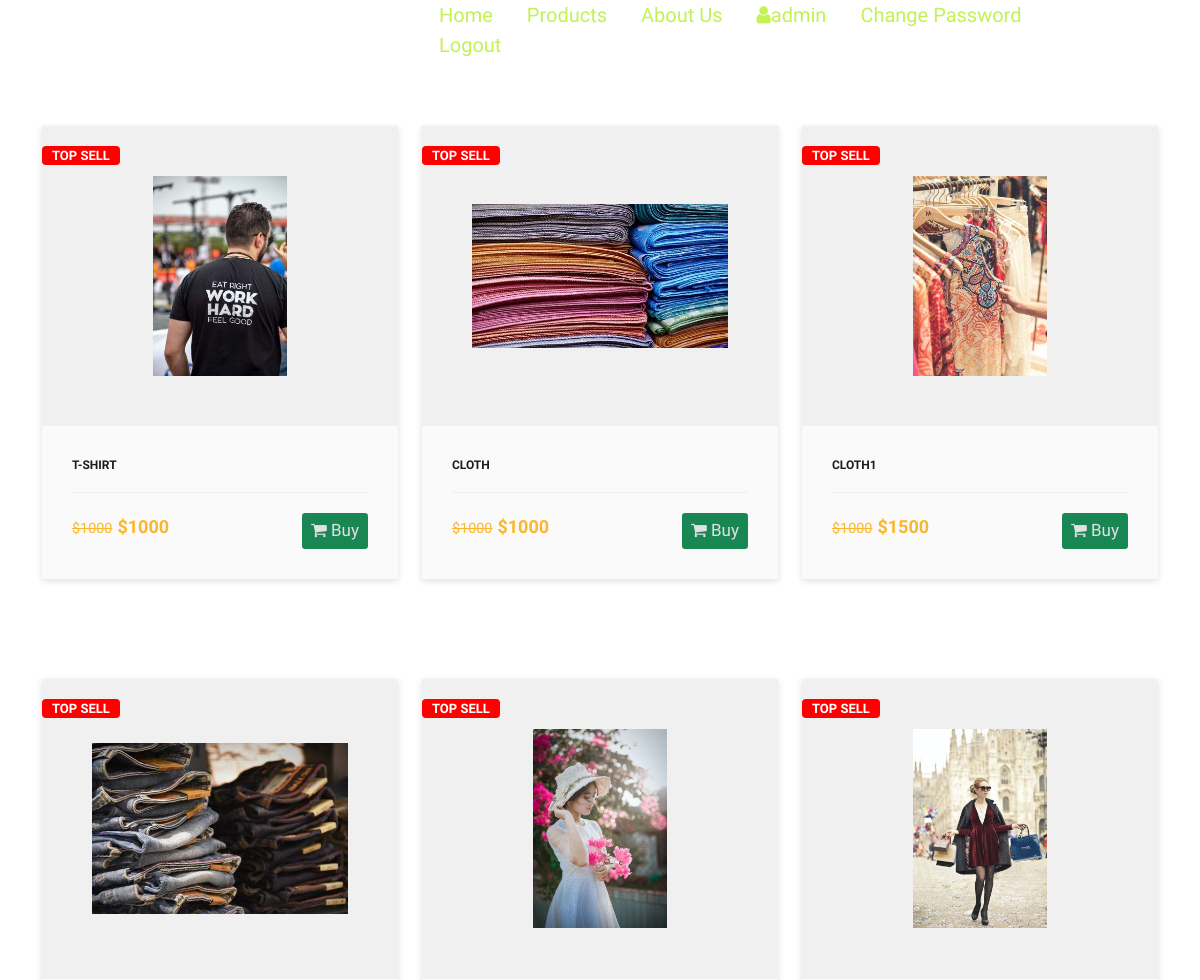
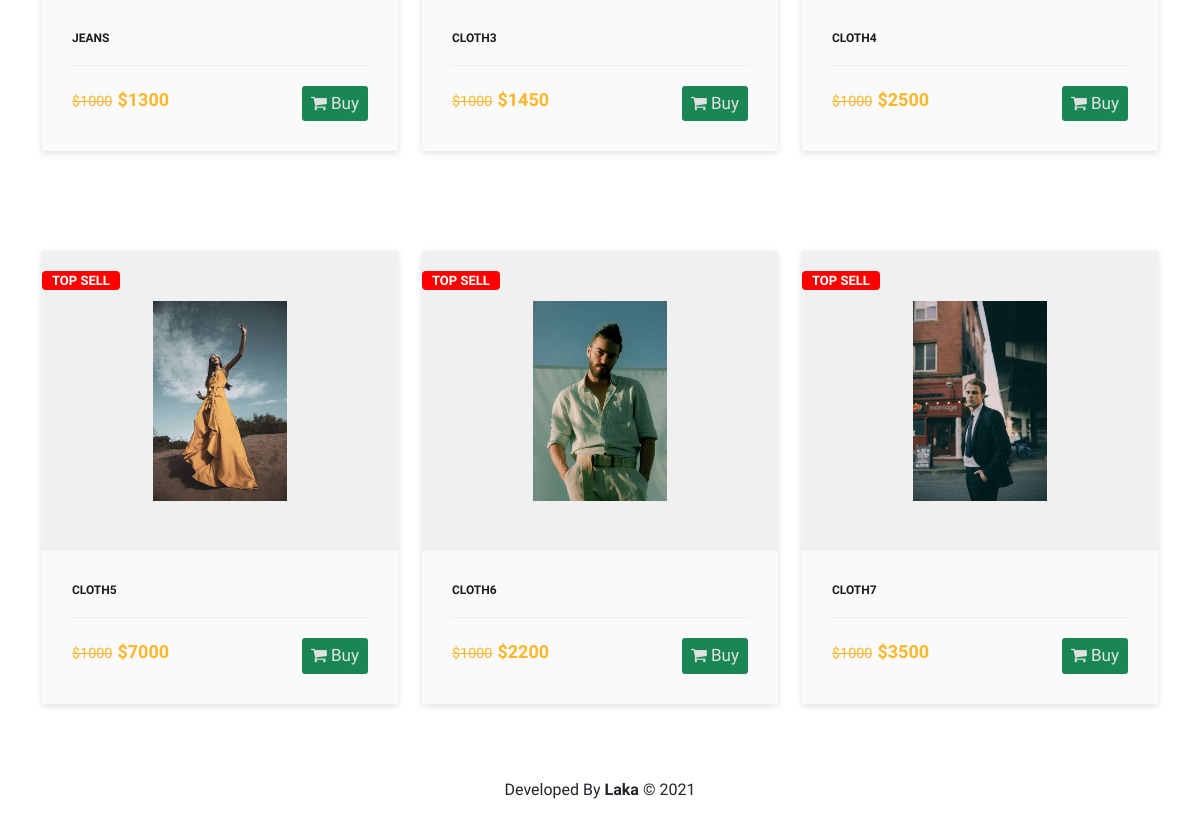
/garments/products/ (signed in), run on the app's committed database (2 pictures, top to bottom).
### abc_garments/models.py (models this page shows, shortened)
class Product(models.Model):
    name=models.CharField(max_length=255)
    status=models.BooleanField(default=True)
    size=models.CharField(max_length=10) #XL,M,S
    price=models.IntegerField()
    image=models.ImageField(upload_to='products',blank=True,null=True)

### abc_garments/views.py (the view)
# urls.py: path('products/',products,name='products'),
@login_required
def products(request):
    context={}
    products=Product.objects.all()
    context['products']=products
    return render(request,'products.html',context)

### templates/products.html (shortened to what this page needs)
{% extends 'base.html' %}
{% load static %}
{% block CSS %}
<link rel="stylesheet" href="{% static 'custom/css/products.css' %}">
{% endblock CSS %}
{%block content%}
<div class="container">
    <div class="row">
        {% for product in products %}
        <div class="col-md-4">
            <div class="product-card">
                <div class="badge">Top Sell</div>
                <div class="product-tumb">
                  <img src="..{{ product.image.url }}" alt="cloth">
                </div>
                <div class="product-details">
                  <span class="product-catagory">{{product.name}}</span>
                    <div class="product-bottom-details">
                        <div class="product-price"><small>$1000</small>${{product.price}}</div>
                        <div class="product-links">
                        <a class="btn btn-sm bg-success" href="{% url 'buy_product' product.id %}"><i class="fa fa-shopping-cart"></i> Buy</a>
                        </div>
                    </div>
                </div>
            </div>
        </div>
        {% endfor %}
    </div>
</div>
{% endblock content %}

### templates/base.html (shortened to what this page needs)
{% load static %}
<!doctype html>
<html lang="en">
  <head>
    <link rel="stylesheet" href="https://cdnjs.cloudflare.com/ajax/libs/font-awesome/4.7.0/css/font-awesome.min.css">
    <link href="https://cdn.jsdelivr.net/npm/bootstrap@5.0.0-beta2/dist/css/bootstrap.min.css" rel="stylesheet">
    <link rel="stylesheet" href="{% static 'custom/css/base.css' %}">
    {% block CSS %}
    {% endblock CSS%}
  </head>
  <body>
    <div class="container">
        <div class="row">
            <div class="col-md-8 offset-md-3">
                <div class="nav-bar">
                    <ul class="mt-6">
                        <li><a href="{% url 'home'%}">Home</a></li>
                        <li><a href="{% url 'products' %}">Products</a></li>
                        <li><a href="{% url 'about' %}">About Us</a></li>
                        {% if user.is_authenticated %}
                        <li><strong><a href="{% url 'profile' user.id%}"><i class="fa fa-user"></i>{{user.username}}</a></strong></li>
                        <li><a href="{% url 'change_password' %}">Change Password</a></li>
                        <li><a href="{% url 'logout' %}">Logout</a></li>
                        {%else %}
                        <li><a href="{% url 'login' %}">Login</a></li>
                        <li><a href="{% url 'signup' %}">Sign Up</a></li>
                        {% endif %}
                    </ul>
                </div>
            </div>
        </div>
    </div>
	{% block content %}{% endblock content %}
  <div class="container">
    <div class="row">
      <div class="col-md-6 offset-md-3">
        <p class="mt-4 text-center footer-text">Developed By<strong> Laka </strong> &copy; 2021 </p>
      </div>
    </div>
  </div>
  </body>
</html>

### static/custom/css/base.css (style rules this page uses)
* { font-family: 'Oswald', sans-serif; }
html,body { margin: 0; padding: 0; width: 100%; height: 100%; }
.nav-bar { position: relative; }
.nav-bar ul { margin-left: 50px; }
.nav-bar ul li { list-style-type: none; display: inline-block; margin-left: 30px; cursor: pointer; }
.nav-bar ul li a { font-size: 20px; text-decoration: none; color: rgb(195, 241, 86); font-weight: 500; }

### static/custom/css/products.css (style rules this page uses)
a { text-decoration: none; }
.product-card { width: 100%; position: relative; box-shadow: 0 2px 7px #dfdfdf; margin: 50px auto; background: #fafafa; }
.badge { position: absolute; left: 0; top: 20px; text-transform: uppercase; font-size: 13px; font-weight: 700; background: red; color: #fff; padding: 3px 10px; }
.product-tumb { display: flex; align-items: center; justify-content: center; height: 300px; padding: 50px; background: #f0f0f0; }
.product-tumb img { max-width: 100%; max-height: 100%; }
.product-details { padding: 30px; }
.product-catagory { display: block; font-size: 12px; font-weight: 700; text-transform: uppercase; color: rgb(29, 28, 28); margin-bottom: 18px; }
.product-bottom-details { overflow: hidden; border-top: 1px solid #eee; padding-top: 20px; }
.product-bottom-details div { float: left; width: 50%; }
.product-price { font-size: 18px; color: #fbb72c; font-weight: 600; }
.product-price small { font-size: 80%; font-weight: 400; text-decoration: line-through; display: inline-block; margin-right: 5px; }
.product-links { text-align: right; }
.product-links a { display: inline-block; margin-left: 5px; color: #e1e1e1; transition: 0.3s; font-size: 17px; }

### data on the page
Product: image (picture), name "T-SHIRT", price "1000"
Product: image (picture), name "CLOTH", price "1000"
Product: image (picture), name "CLOTH1", price "1500"
Product: image (picture), name "JEANS", price "1300"
Product: image (picture), name "CLOTH3", price "1450"
Product: image (picture), name "CLOTH4", price "2500"
Product: image (picture), name "CLOTH5", price "7000"
Product: image (picture), name "CLOTH6", price "2200"
Product: image (picture), name "CLOTH7", price "3500"

### other printed values
{{ user.username }} "admin"
